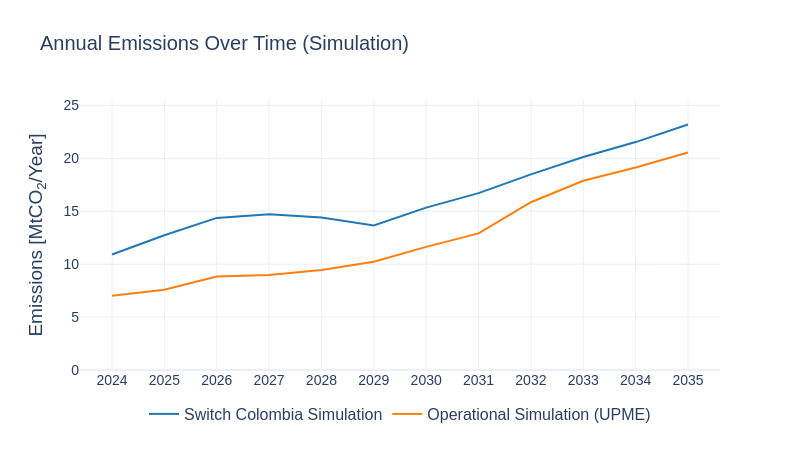

Write notebook code for a chart like this one.
### Code cell
sw.scenarios.annual_emissions_combined(
    dataframes=[em_sw, em_upme],
    x_axis='PERIOD',
    y_axis='AnnualEmissions_MtCO2_per_yr',
    labels=['Switch Colombia Simulation', 'Operational Simulation (UPME)'],
    colors=['#1f77b4', '#ff7f0e'],
    folder=scenario_name,
    title=scenario_name
)
#em_sw = em_sw[['PERIOD','AnnualEmissions_MtCO2_per_yr']]
#em_sw.to_csv('./10_switch.csv')
#em_upme = em_upme[['PERIOD','AnnualEmissions_MtCO2_per_yr']]
#em_upme.to_csv('./10_upme.csv')

### Figure 1 — Plotly figure (JSON) as saved in the notebook; plotly's stock layout.template omitted (floating-point values rounded to 4 significant figures)
{"data": [{"line": {"color": "#1f77b4"}, "mode": "lines+text", "name": "Switch Colombia Simulation", "type": "scatter", "x": [2024, 2025, 2026, 2027, 2028, 2029, 2030, 2031, 2032, 2033, 2034, 2035], "y": [10.92, 12.74, 14.38, 14.72, 14.4, 13.67, 15.35, 16.72, 18.5, 20.13, 21.54, 23.2]}, {"line": {"color": "#ff7f0e"}, "mode": "lines+text", "name": "Operational Simulation (UPME)", "type": "scatter", "x": [2024, 2025, 2026, 2027, 2028, 2029, 2030, 2031, 2032, 2033, 2034, 2035], "y": [7.02, 7.59, 8.84, 8.99, 9.45, 10.24, 11.64, 12.91, 15.86, 17.89, 19.15, 20.56]}], "layout": {"font": {"family": "Arial", "size": 16}, "height": 450, "legend": {"orientation": "h", "x": 0.5, "xanchor": "center", "y": -0.1}, "showlegend": true, "title": {"font": {"family": "Arial", "size": 20}, "text": "Annual Emissions Over Time (Simulation)"}, "width": 800, "xaxis": {"tickfont": {"family": "Arial", "size": 14}, "tickvals": [2024, 2025, 2026, 2027, 2028, 2029, 2030, 2031, 2032, 2033, 2034, 2035], "title": {"text": ""}}, "yaxis": {"range": [0, 25.52], "tickfont": {"family": "Arial", "size": 14}, "title": {"text": "Emissions [MtCO<sub>2</sub>/Year]"}}}}
